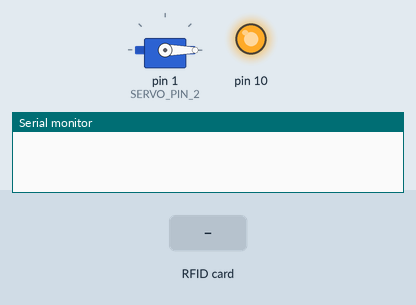
This sketch was run on a simulated Arduino Uno, built with avr-gcc and run on an emulated ATmega328P. Shown: servo, output pins drawn as LEDs (lit = HIGH), the last lines printed to the serial monitor. Inputs (shaded band) come from the test bench.

Above: at 1.2 s.
1.3 s: RFID card DE AD BE EF held to the reader
At 2.7 s:
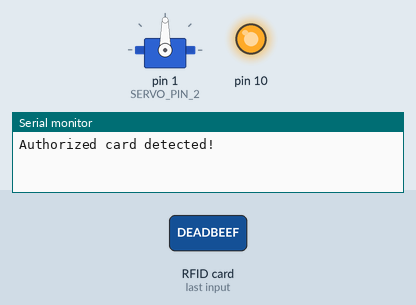
Timing chart, 0 to 14.8 s (numbered marks = the images above; inputs shaded):
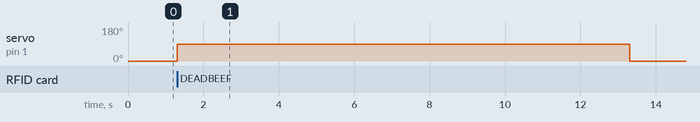

Measured:
- after the input at 1.3 s, servo on pin 1 (SERVO_PIN_2): 0° → 90° at once, → 0° 12.0 s later

The sketch:

rfid_uid_string.ino
```cpp
#include <MFRC522.h>
#include <Servo.h>

// RFID reader configuration
#define RST_PIN     16   // Reset pin for MFRC522
#define SS_PIN      15   // Slave Select pin for MFRC522

MFRC522 mfrc522(SS_PIN, RST_PIN);   // Create MFRC522 instance

// Servo motor configuration
#define SERVO_PIN_1   3   // GPIO pin for servo motor 1
#define SERVO_PIN_2   1   // GPIO pin for servo motor 2

Servo motor;   // Create Servo instance

// Authorized card UID (replace with your card's UID)
byte authorizedCardUID[] = {0xDE, 0xAD, 0xBE, 0xEF};

void setup() {
  Serial.begin(115200);

  // Initialize RFID reader
  SPI.begin();
  mfrc522.PCD_Init();

  // Attach servo motors to GPIO pins
  motor.attach(SERVO_PIN_1);
  motor.attach(SERVO_PIN_2);
  motor.write(0);  // Initialize motor positions to 0 degrees
}

void loop() {
  // Check for new RFID cards
  if (mfrc522.PICC_IsNewCardPresent() && mfrc522.PICC_ReadCardSerial()) {
    // Compare card UID with authorized card UID
    if (memcmp(mfrc522.uid.uidByte, authorizedCardUID, mfrc522.uid.size) == 0) {
      Serial.println("Authorized card detected!");

      // Rotate the servo motors to activate them
      motor.write(90);  // Adjust the angle according to your requirements
      delay(2000);      // Keep the motors activated for 2 seconds

      // Power off the servo motors after 10 seconds
      delay(10000);
      motor.write(0);   // Adjust the angle according to your requirements
    } else {
      Serial.println("Unauthorized card detected!");
    }

    mfrc522.PICC_HaltA();   // Halt PICC to prepare for a new card
  }
}
```
